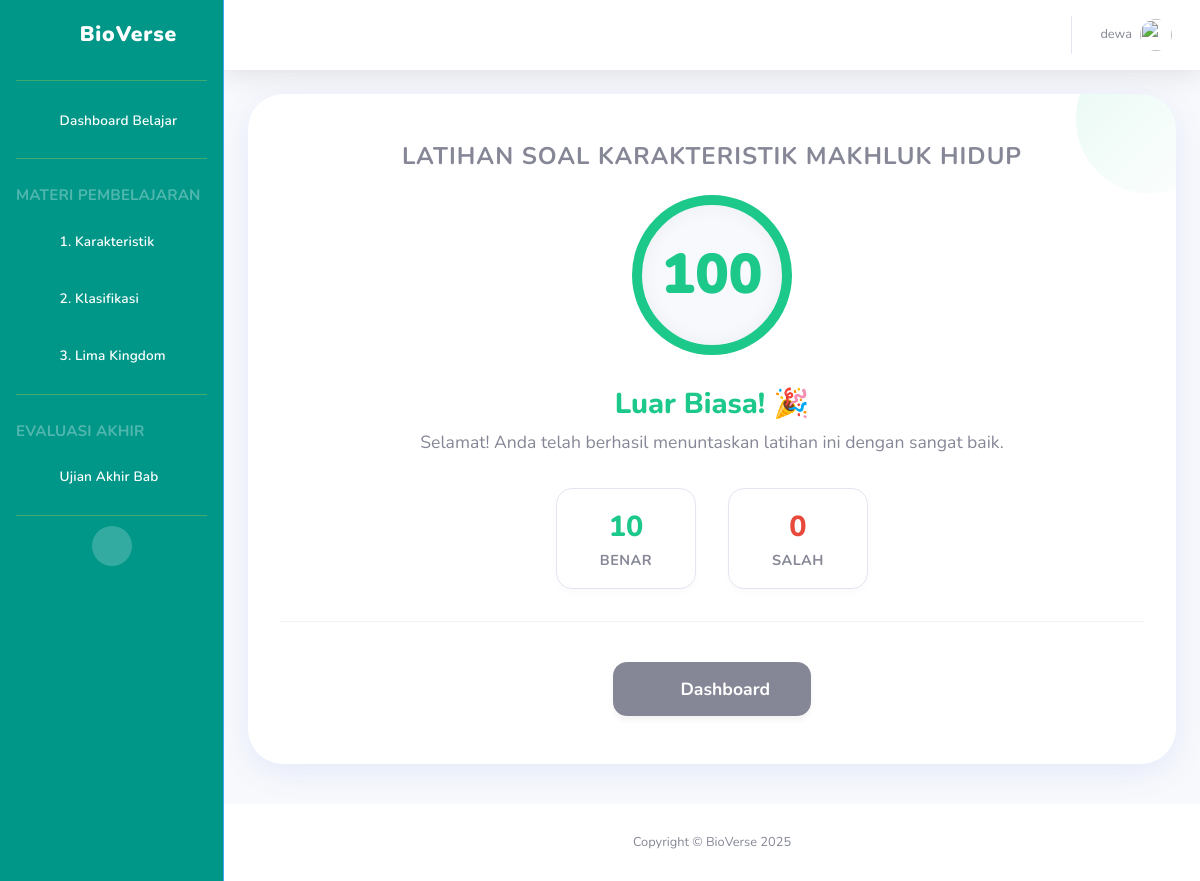
Screenshot of /latihan/hasil/1/ (signed in) with the database file from the repository.
### main/models.py (models this page shows, shortened)
class LatihanSoal(models.Model):
    subbab = models.OneToOneField(SubBab, on_delete=models.CASCADE)
    judul = models.CharField(max_length=200)

class HasilLatihan(models.Model):
    siswa = models.ForeignKey(User, on_delete=models.CASCADE)
    latihan = models.ForeignKey(LatihanSoal, on_delete=models.CASCADE)
    skor = models.DecimalField(max_digits=5, decimal_places=2) # Skor 0-100

### main/views.py (the view)
# urls.py: path('latihan/hasil/<int:latihan_id>/', views.hasil_latihan_view, name='hasil_latihan'),
@login_required
def hasil_latihan_view(request, latihan_id):
    latihan = get_object_or_404(LatihanSoal, id=latihan_id)
    hasil = get_object_or_404(HasilLatihan, siswa=request.user, latihan=latihan)
    jawaban_siswa = JawabanSiswa.objects.filter(
        siswa=request.user, pertanyaan__latihan=latihan
    ).select_related("pertanyaan", "pilihan_dipilih")
    total_soal = jawaban_siswa.count()
    jawaban_benar = jawaban_siswa.filter(is_benar=True).count()
    jawaban_salah = total_soal - jawaban_benar
    context = {
        "latihan": latihan,
        "hasil": hasil,
        "jawaban_siswa": jawaban_siswa,
        "jawaban_benar": jawaban_benar,
        "jawaban_salah": jawaban_salah
    }
    return render(request, "main/siswa/hasil_latihan.html", context)

### main/templatetags/custom_tags.py (called while the page is built)
@register.simple_tag
def get_latihan_id(subbab_urutan):
    from main.models import LatihanSoal
    try:
        latihan = LatihanSoal.objects.get(subbab__urutan=subbab_urutan)
        return latihan.id
    except LatihanSoal.DoesNotExist:
        return None

@register.simple_tag
def get_pengayaan_id():
    from main.models import SoalPengayaan
    try:
        pengayaan = SoalPengayaan.objects.first()
        if pengayaan:
            return pengayaan.id
        return None
    except SoalPengayaan.DoesNotExist:
        return None

### main/templates/main/siswa/hasil_latihan.html (shortened to what this page needs)
{% extends 'main/base.html' %}
{% load static %}
{% block content %}
    <div class="learning-card">
        <h4 class="text-uppercase text-muted mb-4 font-weight-bold" style="letter-spacing: 1px;">
            {{ latihan.judul }}
        </h4>
        <div class="score-circle {% if hasil.skor >= 70 %}pass{% else %}fail{% endif %}">
            <span class="score-value">{{ hasil.skor|floatformat:0 }}</span>
        </div>
        {% if hasil.skor >= 70 %}
            <h2 class="result-title text-success">Luar Biasa! 🎉</h2>
            <p class="result-desc">
                Selamat! Anda telah berhasil menuntaskan latihan ini dengan sangat baik.
            </p>
        {% else %}
            <h2 class="result-title text-danger">Jangan Menyerah! 💪</h2>
            <p class="result-desc">
                Nilai Anda belum mencapai target kelulusan (70). Pelajari kembali materi modul dan coba lagi.
            </p>
        {% endif %}
        <div class="stats-container">
            <div class="stat-box">
                <span class="stat-value text-green">{{ jawaban_benar }}</span>
                <span class="stat-label">Benar</span>
            </div>
            <div class="stat-box">
                <span class="stat-value text-red">{{ jawaban_salah }}</span>
                <span class="stat-label">Salah</span>
            </div>
        </div>
        <div class="action-buttons">
            <a href="{% url 'siswa_dashboard' %}" class="btn btn-secondary btn-custom">
                <i class="fas fa-home mr-2"></i> Dashboard
            </a>
        </div>
    </div>
{% endblock %}

### main/templates/main/base.html (shortened to what this page needs)
{% load static %}
{% load custom_tags %}
<!DOCTYPE html>
<html lang="id">
    <head>
        <link href="{% static 'vendor/fontawesome-free/css/all.min.css' %}"
              rel="stylesheet"
              type="text/css">
        <link href="{% static 'css/sb-admin-2.min.css' %}" rel="stylesheet">
    </head>
    <body id="page-top">
        <div id="wrapper">
            <ul class="navbar-nav sidebar sidebar-dark accordion"
                id="accordionSidebar">
                <a class="sidebar-brand d-flex align-items-center justify-content-center"
                   href="{% if user.profile.role == 'SISWA' %}{% url 'siswa_dashboard' %}{% else %}{% url 'guru_dashboard' %}{% endif %}">
                    <div class="sidebar-brand-icon d-flex align-items-center justify-content-center">
                        <i class="fas fa-seedling"></i>
                    </div>
                    <div class="sidebar-brand-text mx-3">BioVerse</div>
                </a>
                <hr class="sidebar-divider my-0">
                {% if user.profile.role == 'SISWA' %}
                    <li class="nav-item {% if request.resolver_match.url_name == 'siswa_dashboard' %}active{% endif %}">
                        <a class="nav-link" href="{% url 'siswa_dashboard' %}">
                            <i class="fas fa-home"></i>
                            <span>Dashboard Belajar</span></a>
                    </li>
                    <hr class="sidebar-divider">
                    <div class="sidebar-heading">Materi Pembelajaran</div>
                    <li class="nav-item {% if 'modul/1' in request.path or 'latihan/1' in request.path %}active{% endif %}">
                        <a class="nav-link collapsed"
                           href="#"
                           data-toggle="collapse"
                           data-target="#collapseSubBab1"
                           aria-expanded="true"
                           aria-controls="collapseSubBab1">
                            <i class="fas fa-book-open"></i>
                            <span>1. Karakteristik</span>
                        </a>
                                {% get_latihan_id 1 as latihan_1_id %}
                    </li>
                    <li class="nav-item {% if 'modul/2' in request.path or 'latihan/2' in request.path %}active{% endif %}">
                        <a class="nav-link collapsed"
                           href="#"
                           data-toggle="collapse"
                           data-target="#collapseSubBab2"
                           aria-expanded="true"
                           aria-controls="collapseSubBab2">
                            <i class="fas fa-sitemap"></i>
                            <span>2. Klasifikasi</span>
                        </a>
                                {% get_latihan_id 2 as latihan_2_id %}
                    </li>
                    <li class="nav-item {% if 'modul/3' in request.path or 'latihan/3' in request.path %}active{% endif %}">
                        <a class="nav-link collapsed"
                           href="#"
                           data-toggle="collapse"
                           data-target="#collapseSubBab3"
                           aria-expanded="true"
                           aria-controls="collapseSubBab3">
                            <i class="fas fa-paw"></i>
                            <span>3. Lima Kingdom</span>
                        </a>
                                {% get_latihan_id 3 as latihan_3_id %}
                    </li>
                    <hr class="sidebar-divider">
                    <div class="sidebar-heading">Evaluasi Akhir</div>
                    <li class="nav-item {% if request.resolver_match.url_name == 'pengayaan' %}active{% endif %}">
                        {% get_pengayaan_id as pengayaan_id %}
                        <a class="nav-link" href="{% url 'pengayaan' pengayaan_id %}">
                            <i class="fas fa-flag-checkered"></i>
                            <span>Ujian Akhir Bab</span>
                        </a>
                    </li>
                {% endif %}
                <hr class="sidebar-divider d-none d-md-block">
                <div class="text-center d-none d-md-inline">
                    <button class="rounded-circle border-0" id="sidebarToggle"></button>
                </div>
            </ul>
            <div id="content-wrapper" class="d-flex flex-column">
                <div id="content">
                    <nav class="navbar navbar-expand navbar-light bg-white topbar mb-4 static-top shadow">
                        <ul class="navbar-nav ml-auto">
                            <li class="nav-item dropdown no-arrow">
                                <a class="nav-link dropdown-toggle"
                                   href="#"
                                   id="userDropdown"
                                   role="button"
                                   data-toggle="dropdown"
                                   aria-haspopup="true"
                                   aria-expanded="false">
                                    <span class="mr-2 d-none d-lg-inline text-gray-600 small">{{ user.username }}</span>
                                    <img class="img-profile rounded-circle"
                                         src="{% static 'img/undraw_profile.svg' %}">
                                </a>
                            </li>
                        </ul>
                    </nav>
                    <div class="container-fluid">
                        {% block content %}
                        {% endblock %}
                    </div>
                </div>
                <footer class="sticky-footer bg-white">
                    <div class="container my-auto">
                        <div class="copyright text-center my-auto">
                            <span>Copyright &copy; BioVerse 2025</span>
                        </div>
                    </div>
                </footer>
            </div>
        </div>
    </body>
</html>

### main/templates/main/base.html (style rules this page uses)
body { background: #f6fcff !important; font-family: 'Nunito', sans-serif; }
.sidebar, .sidebar.sidebar-dark.accordion, .navbar-nav.sidebar.sidebar-dark.accordion { background: #009688 !important; min-height: 100vh; border-right: 1px solid #42a5f5 !important; font-family: 'Nunito', sans-serif !important; }
.sidebar .sidebar-brand { color: #ffffff !important; font-size: 1.32rem; font-weight: 900; letter-spacing: .04em; text-transform: none; }
.sidebar .sidebar-brand-icon { color: #cddc39 !important; font-size: 1.9rem !important; margin-right: 8px; }
.sidebar .sidebar-heading { text-transform: none !important; font-weight: 700; font-size: 0.95rem; letter-spacing: .01em; margin: 15px 0 5px 0; text-transform: uppercase !important; opacity: 0.8; }
.sidebar .nav-link, .sidebar .nav-link span { color: #ffffff !important; font-weight: 600; font-size: 1.05rem; padding: 10px 15px; border-radius: 0.85rem; transition: background .17s, color .13s; text-transform: none; letter-spacing: .01em; }
.sidebar-divider { border-color: #cddc39 !important; opacity: 0.3; margin: 10px 1rem !important; }
.sidebar .nav-link i { color: #FFF6DA !important; margin-right: 10px; font-size: 1.1rem; vertical-align: middle; width: 20px; text-align: center; }

### main/templates/main/siswa/hasil_latihan.html (style rules this page uses)
body { font-family: 'Nunito', sans-serif; background: #f3f6fd; }
.learning-card { background: #fff; border-radius: 2.2rem; box-shadow: 0 8px 32px rgba(53,99,233,0.10); padding: 3rem 2rem; width: 100%; max-width: 100%; margin: 0 auto 2.5rem auto; text-align: center; position: relative; overflow: hidden; border: none; }
.learning-card::before { content: ''; position: absolute; top: -50px; right: -50px; width: 150px; height: 150px; background: linear-gradient(135deg, rgba(28, 200, 138, 0.1), rgba(28, 200, 138, 0)); border-radius: 50%; z-index: 0; }
.score-circle { width: 160px; height: 160px; border-radius: 50%; background: #f8f9fc; display: flex; align-items: center; justify-content: center; margin: 0 auto 2rem auto; position: relative; box-shadow: inset 0 0 20px rgba(0,0,0,0.05); }
.score-value { font-size: 3.5rem; font-weight: 900; line-height: 1; z-index: 2; }
.score-circle.pass { border: 10px solid #1cc88a; color: #1cc88a; }
.result-title { font-size: 1.8rem; font-weight: 800; color: #2c3e50; margin-bottom: 0.5rem; }
.result-desc { color: #858796; font-size: 1.1rem; max-width: 700px; margin: 0 auto 2rem auto; }
.stats-container { display: flex; justify-content: center; gap: 2rem; margin-bottom: 2.5rem; padding-bottom: 2rem; border-bottom: 1px solid #eff2f7; }
.stat-box { background: #fff; border: 1px solid #e3e6f0; border-radius: 1rem; padding: 1rem 2rem; min-width: 140px; box-shadow: 0 4px 6px rgba(0,0,0,0.02); }
.stat-value { font-size: 1.8rem; font-weight: 800; display: block; }
.stat-label { font-size: 0.9rem; text-transform: uppercase; letter-spacing: 0.5px; font-weight: 700; color: #858796; }
.text-green { color: #1cc88a; }
.text-red { color: #e74a3b; }
.action-buttons { display: flex; justify-content: center; gap: 15px; }
.btn-custom { border-radius: 0.85rem; padding: 0.8rem 2.5rem; font-weight: 700; font-size: 1.1rem; box-shadow: 0 4px 6px rgba(0,0,0,0.05); transition: transform 0.2s; }

### rows the page displays
LatihanSoal: judul "LATIHAN SOAL KARAKTERISTIK MAKHLUK HIDUP"
HasilLatihan: skor "100"

### other values shown
{{ user.username }} "dewa"
{{ jawaban_benar }} "10"
{{ jawaban_salah }} "0"
